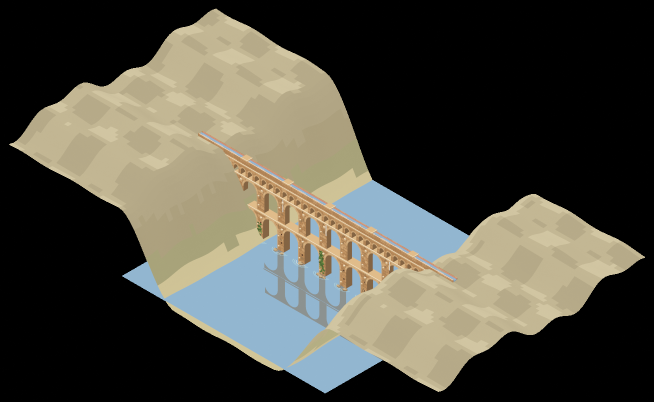
#> input picture .work/blender/rounds/work/aqueduct_valley_test.png, 1307 x 804 px, given in place of aqueduct_valley_test.png_art2000.png, which was not available (shown at 1/2 size)
$ python ra_grabcut.py ../../blender/rounds/work/aqueduct_valley_test.png
#> lines starting #> are read from the running program, lines starting #| are printed output that depends on the picture
### .work/scripts/refs/ra_common.py
"""레퍼런스 정밀분석 공용 설정(서울·런던·베를린).
아트 좌표계: 원본 2000x2800 px(타일 2x3 분할 기준). 정규 좌표 = 아트 / (2000, 2800).
"""
from pathlib import Path

ROOT = Path("/Users/um-yunsang/roman-concrete-private-refs")
DL = ROOT / ".work/dl/refs-cities"
OUT = ROOT / ".work/out/refs-analysis"
WORK = OUT / "work"
ART_W, ART_H = 2000, 2800

REFS = {
    "203x-seoul": {
        "full": DL / "203x-seoul/seoul-4-1.jpg",
        "tiles": {1: DL / "203x-seoul/1000_41_seoul_1.jpg",
                  4: DL / "203x-seoul/1000_41_seoul_4.jpg",
                  5: DL / "203x-seoul/1000_41_seoul_5.jpg"},
    },
    "203x-london": {
        "full": DL / "203x-london/london1.jpg",
        "tiles": {1: DL / "203x-london/1000_32_london_1.jpg",
                  4: DL / "203x-london/1000_32_london_4.jpg",
                  5: DL / "203x-london/1000_32_london_5.jpg"},
    },
    "203x-berlin": {
        "full": DL / "203x-berlin/StH_202205_154_berlin_re.jpg",
        "tiles": {1: DL / "203x-berlin/1000_StH_202205_154_poster_re_01.jpg",
                  4: DL / "203x-berlin/1000_StH_202205_154_poster_re_04.jpg",
                  5: DL / "203x-berlin/1000_StH_202205_154_poster_re_05.jpg"},
    },
}

# 2x3 타일 번호 -> 기대 오프셋(아트 px). 높이 933+934+933 = 2800
TILE_EXPECT = {1: (0, 0), 2: (1000, 0), 3: (0, 933), 4: (1000, 933), 5: (0, 1867), 6: (1000, 1867)}

def composite_path(ref):
    return WORK / f"{ref}_art2000.png"

def mask_path(ref):
    return WORK / f"{ref}_hires_mask.png"

### .work/scripts/refs/ra_grabcut.py
"""랜드마크별 GrabCut 윤곽 분할(1000x1400 해상도). 결과: work/objs_<ref>.npz, work/objs_<ref>.json, work/objs_<ref>.png"""
import sys, json
import cv2, numpy as np
sys.path.insert(0, str(__import__('pathlib').Path(__file__).parent))
from ra_common import *
from ra_objects_def import OBJS

refs = sys.argv[1:] or list(OBJS)
for ref in refs:
    art = cv2.imread(str(composite_path(ref)))
#> art is the input picture: shape (804, 1307, 3); mean B, G, R 65.1, 75.5, 77.5
    img = cv2.resize(art, (1000, 1400), interpolation=cv2.INTER_AREA)
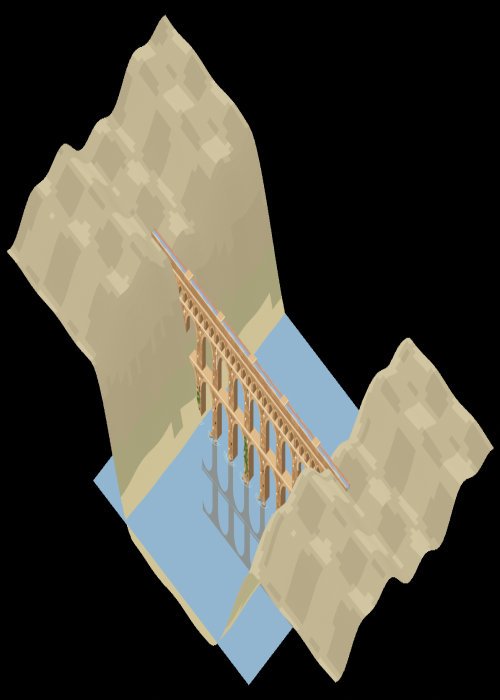
#> img: shape (1400, 1000, 3) (shown at 1/2 size); mean B, G, R 65.1, 75.4, 77.4
    H, W = img.shape[:2]
#> H = 1400; W = 1000
    masks, rows = [], []
#> (the run stopped early here; a loop or call above may not have finished)

$ run again, on .work/blender/rounds/work/aqueduct_valley_zoom.png
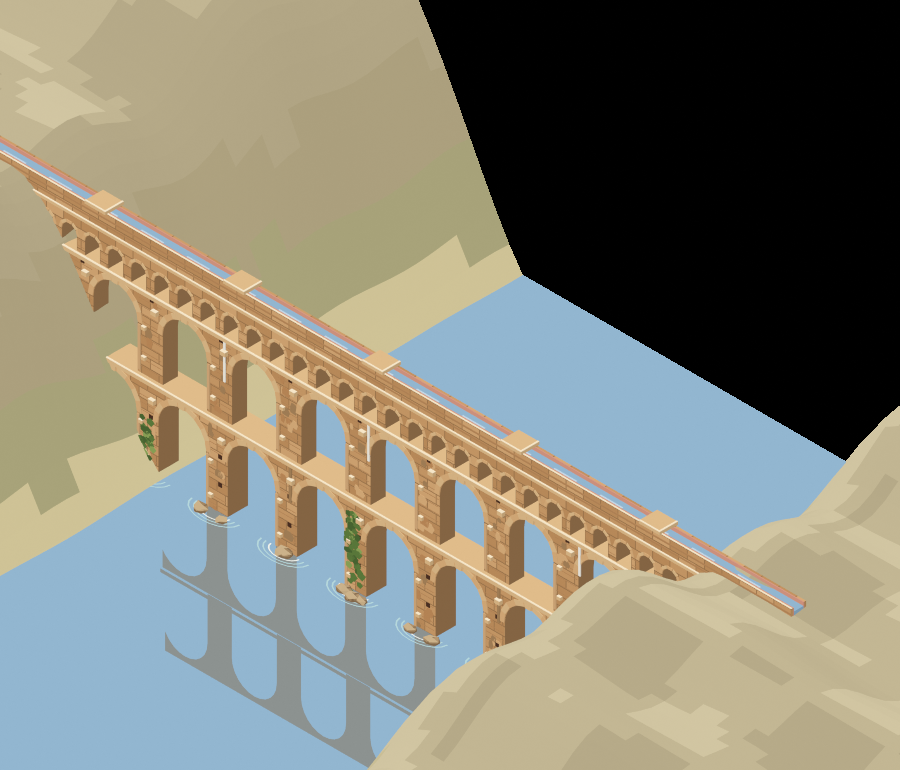
#> input picture .work/blender/rounds/work/aqueduct_valley_zoom.png, 900 x 770 px, given in place of aqueduct_valley_zoom.png_art2000.png, which was not available
#> art is the input picture: shape (770, 900, 3); mean B, G, R 117.8, 132.1, 133.8
#> `img = cv2.resize(art, (1000, 1400), interpolation=cv2.INTER_AREA)`:
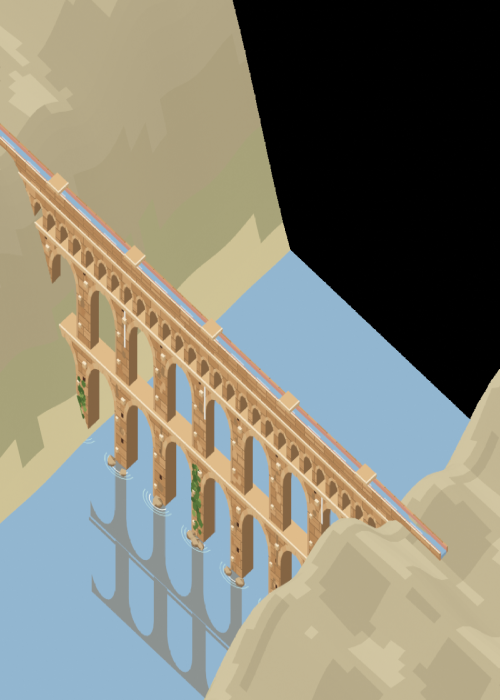
#> img: shape (1400, 1000, 3) (shown at 1/2 size); mean B, G, R 117.8, 132.1, 133.7

$ run again, on .work/blender/rounds/work/b7_acro_check.png
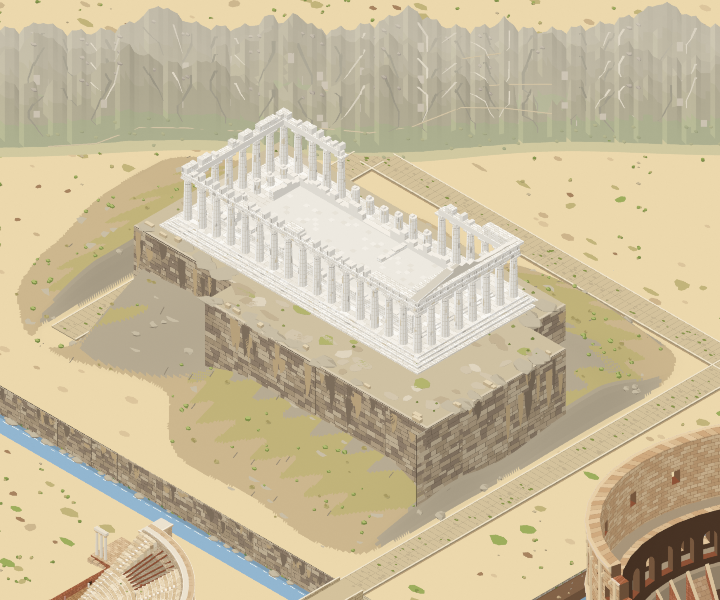
#> input picture .work/blender/rounds/work/b7_acro_check.png, 720 x 600 px, given in place of b7_acro_check.png_art2000.png, which was not available
#> art is the input picture: shape (600, 720, 3); mean B, G, R 157.5, 188.5, 201.7
#> `img = cv2.resize(art, (1000, 1400), interpolation=cv2.INTER_AREA)`:
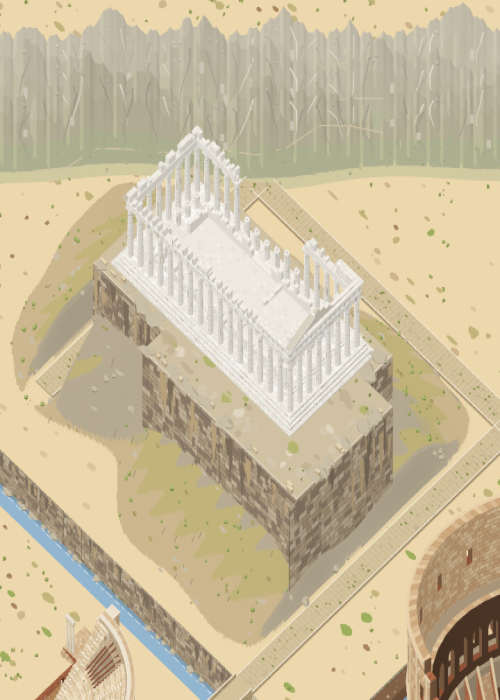
#> img: shape (1400, 1000, 3) (shown at 1/2 size); mean B, G, R 157.4, 188.5, 201.7
